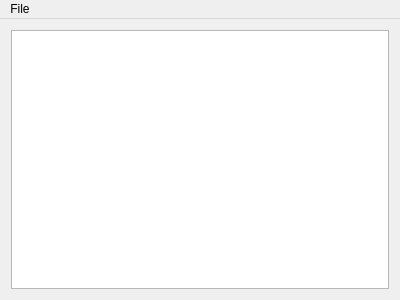
<?xml version="1.0" encoding="UTF-8"?>
<ui version="4.0">
 <class>NetworkWizard</class>
 <widget class="QMainWindow" name="NetworkWizard">
  <property name="geometry">
   <rect>
    <x>0</x>
    <y>0</y>
    <width>400</width>
    <height>300</height>
   </rect>
  </property>
  <property name="windowTitle">
   <string>NetworkWizard</string>
  </property>
  <widget class="QWidget" name="centralWidget">
   <layout class="QVBoxLayout" name="verticalLayout">
    <item>
     <widget class="QTextEdit" name="textik"/>
    </item>
   </layout>
  </widget>
  <widget class="QMenuBar" name="menuBar">
   <property name="geometry">
    <rect>
     <x>0</x>
     <y>0</y>
     <width>400</width>
     <height>22</height>
    </rect>
   </property>
   <widget class="QMenu" name="menuFile">
    <property name="title">
     <string>File</string>
    </property>
    <addaction name="miImportFromEdgePairs"/>
   </widget>
   <addaction name="menuFile"/>
  </widget>
  <action name="miImportFromEdgePairs">
   <property name="checkable">
    <bool>false</bool>
   </property>
   <property name="text">
    <string>Import network</string>
   </property>
  </action>
 </widget>
 <layoutdefault spacing="6" margin="11"/>
 <resources/>
 <connections/>
</ui>
